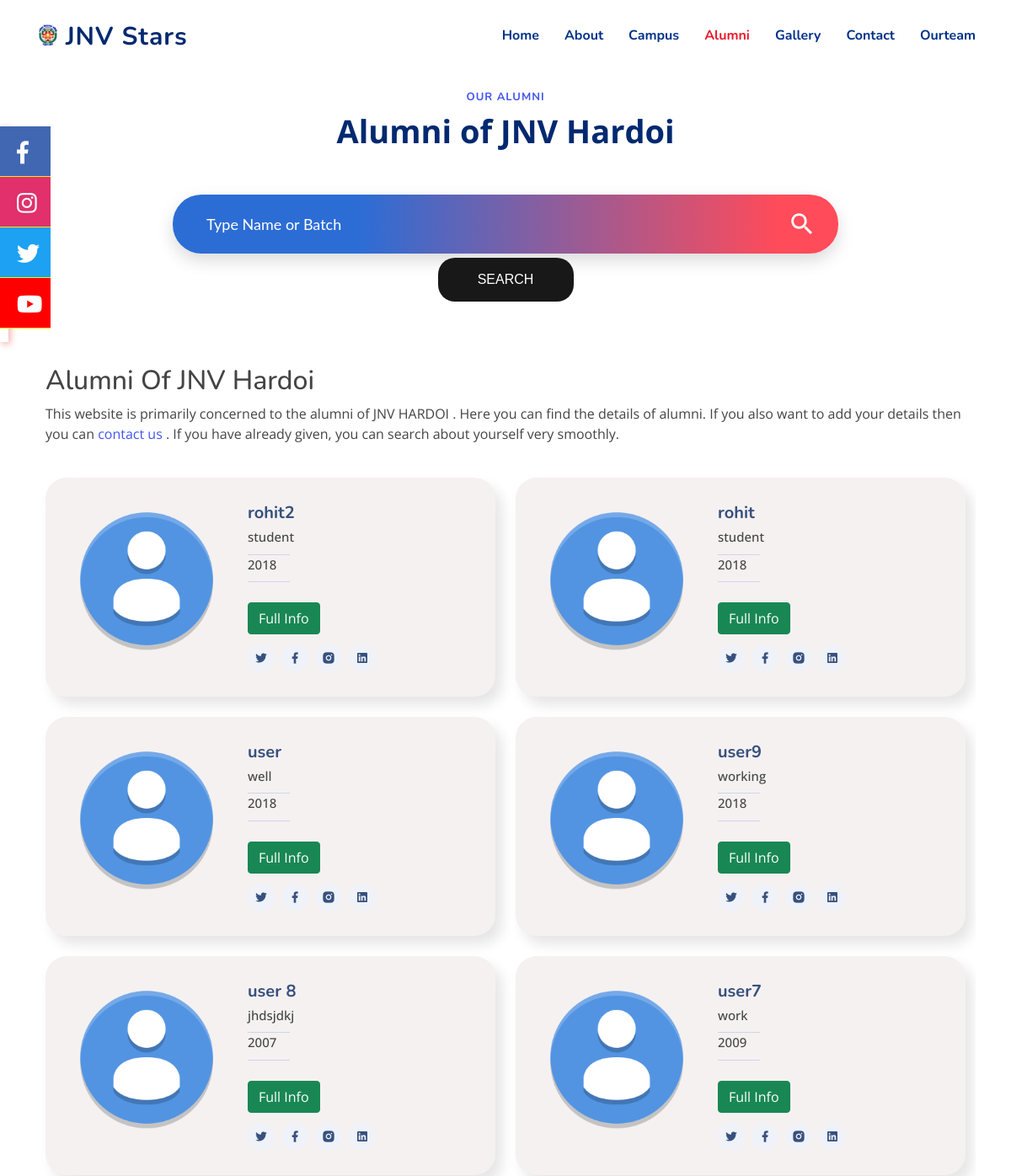
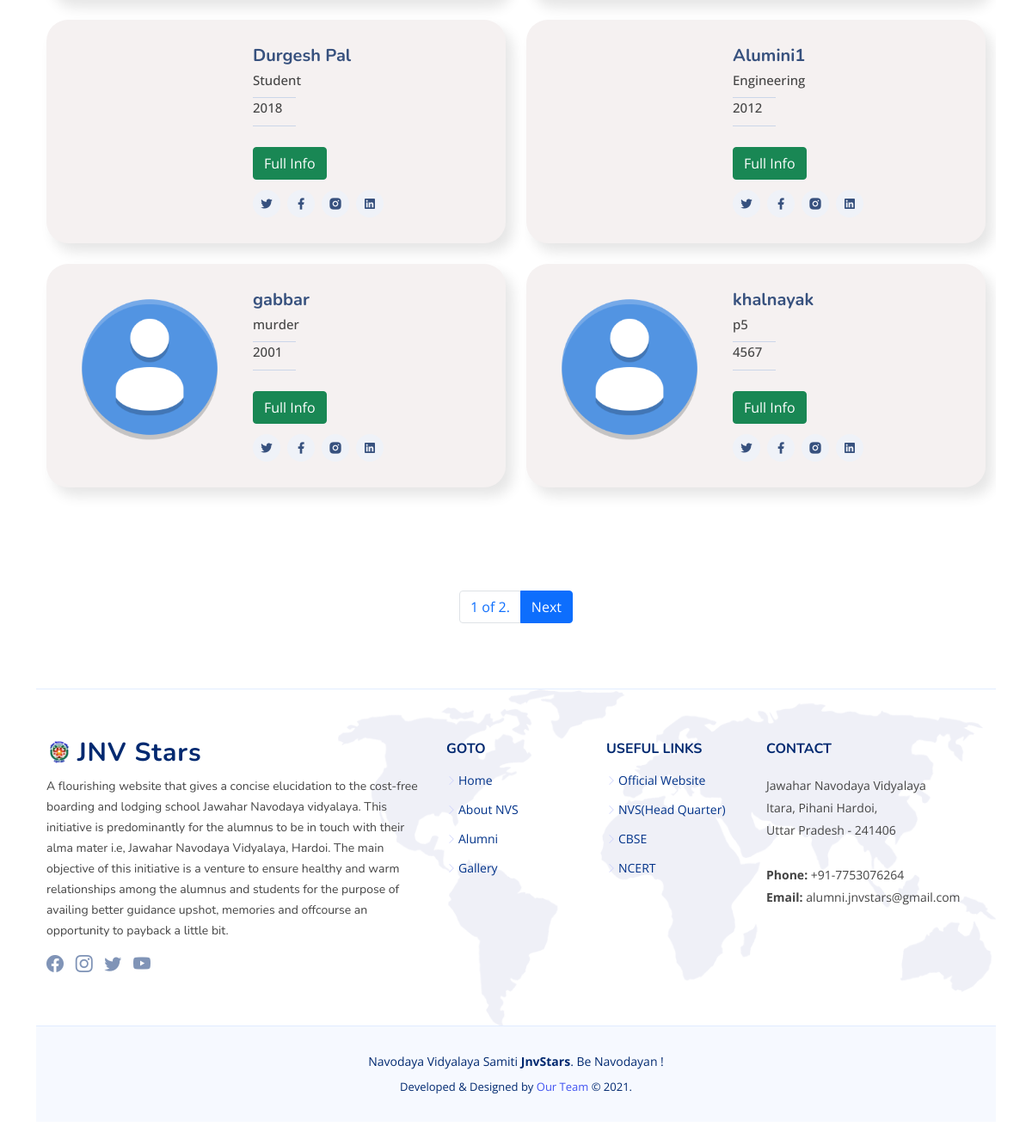
The page /alumini/ on the database its author committed (2 pictures, top to bottom).
### alumini/models.py (models this page shows, shortened)
class aluminies(models.Model):
    name = models.CharField(max_length=50, null=True)
    profession = models.CharField(max_length=70, null=True)
    batch = models.IntegerField( null=True)
    InSchool = models.CharField(max_length=50, null=True)
    bio = models.TextField(max_length=1000, null=True)
    alumini_image = models.ImageField(upload_to="images", default='img/dpic.png' ,null=True, blank=True)
    education = models.CharField(max_length=100, null=True)
    college = models.CharField(max_length=200, null=True)
    address = models.CharField(max_length=500, null=True)
    phone = models.IntegerField(max_length=10, null=True, blank=True)
    email = models.EmailField(max_length=100, null=True)
    twitter_link = models.URLField(blank=True, null=True)
    facebook_link = models.URLField(blank=True, null=True)
    insta_link = models.URLField(blank=True, null=True)
    linkdin_link = models.URLField(blank=True, null=True)
    date_created = models.DateTimeField(auto_now_add=True, null=True)
    class Meta:
        ordering = ["-date_created"]

### alumini/views.py (the view)
# urls.py: path('', include('alumini.urls')),
def alumini(request):
    alumni = aluminies.objects.all()   #.order_by('batch')
    paginator = Paginator(alumni, 10)  #we can set here "orphans" also
    alumni_num = request.GET.get('page')
    alumni_obj = paginator.get_page(alumni_num)
    return render(request, "alumini.html", {'alumni_obj': alumni_obj})

### templates/alumini.html (shortened to what this page needs)
{% extends 'main.html' %}
{% block content %}
{% load static %}
<section id="clients" class="clients">
    <div class="container" data-aos="fade-up">
      <header class="section-header">
        <br>
        <br>
        <h2>Our Alumni</h2>
        <p>Alumni of JNV Hardoi</p>
      </header>
      <div class="s010">
        <form method="get" action="/search">
          <div class="inner-form">
            <div class="basic-search">
              <div class="input-field">
                <input id="search" name="query" type="text" placeholder="Type Name or Batch" />
                <div class="icon-wrap">
                </div>
              </div>
            </div>
            <center><button class="btn-search">search</button></center>
          </div>
        </form>
      </div>
<section id="alumini" class="alumini section-bg">
  <div class="container" data-aos="fade-up">
    <div class="section-title">
      <h2>Alumni Of JNV Hardoi</h2>
      <p>This website is primarily concerned to the alumni of JNV HARDOI . Here you can find the details of alumni. If you also want to add your details then you can <a href="{% url 'contact' %}" >contact us </a>. If you have already given, you can search about yourself  very smoothly.</p>
    </div>
    <div class="row">
      {% for i in alumni_obj %}
      <div class="col-lg-6 mt-4 ">
        <div class="member d-flex align-items-start" data-aos="zoom-in" data-aos-delay="100">
          <div class="pic"><img src="{{i.alumini_image.url}}" class="img-fluid" alt=""></div>
          <div class="member-info">
            <h4>{{i.name}}</h4>
            <span>{{i.profession}}</span>
            <span>{{i.batch}}</span>
            <br>
            <a class="btn btn-success" href="/alumini/profile/{{i.id}}" role="button">Full Info</a>
            <div class="social">
              <a href="{{i.twitter_link}}"><i class="ri-twitter-fill"></i></a>
              <a href="{{i.facebook_link}}"><i class="ri-facebook-fill"></i></a>
              <a href="{{i.insta_link}}"><i class="ri-instagram-fill"></i></a>
              <a href="{{i.linkdin_link}}"> <i class="ri-linkedin-box-fill"></i> </a>
            </div>
          </div>
        </div>
      </div>
      {% endfor %}
  </div>
</section>
<section>
<nav aria-label="Page navigation example">
  <ul class="pagination justify-content-center">
    <li class="page-item"><a class="page-link"><span>{{ alumni_obj.number }}  of {{ alumni_obj.paginator.num_pages }}.</span></a></li>
    {% if alumni_obj.has_next %}
      <li class="page-item active">
        <a class="page-link" href="?page={{ alumni_obj.next_page_number }}">Next</a>
      </li>
    {% endif %}
  </ul>
</nav>
</section>
{% endblock %}

### templates/main.html (shortened to what this page needs)
{% load static %}
<!DOCTYPE html>
<html lang="en">
<head>
  <link rel="stylesheet" href="https://use.fontawesome.com/releases/v5.2.0/css/all.css"
>
  <link href="{% static 'vendor/bootstrap/css/bootstrap.min.css' %}" rel="stylesheet">
  <link href="{% static 'vendor/bootstrap-icons/bootstrap-icons.css' %}" rel="stylesheet">
  <link href="{% static 'vendor/aos/aos.css' %}" rel="stylesheet">
  <link href="{% static 'vendor/remixicon/remixicon.css' %}" rel="stylesheet">
  <link href="{% static 'vendor/swiper/swiper-bundle.min.css' %}" rel="stylesheet">
  <link href="{% static 'vendor/glightbox/css/glightbox.min.css' %}" rel="stylesheet">
  <link href="{% static 'css/alumini.css' %}" rel="stylesheet" />
  <link href="{% static 'css/card.css' %}" rel="stylesheet" />
  <link href="{% static 'css/style.css' %}" rel="stylesheet">
  <link href="{% static 'css/search.css' %}" rel="stylesheet">
  <link href="{% static 'css/ourteam.css' %}" rel="stylesheet" />
</head>
<body>
  <header id="header" class="header fixed-top">
    <div class="container-fluid container-xl d-flex align-items-center justify-content-between">
      <a href="{% url 'index' %}" class="logo d-flex align-items-center">
        <img src="{% static 'img/logo.png' %}" alt="logo">
        <span>JNV Stars</span>
      </a>
      {% include 'navbar.html' %}
    </div>
  </header>
  {% include 'social.html' %}
                      {% block content %}
                       {% endblock %}
   {% include 'footer.html' %}
</body>
</html>

### templates/navbar.html (shortened to what this page needs)
{% load static %}
{% url 'index' as index %}
{% url 'campus' as campus %}
{% url 'alumini' as alumini %}
{% url 'about' as about %}
{% url 'gallery' as gallery %}
{% url 'contact' as contact %}
{% url 'ourteam' as ourteam %}
<nav id="navbar" class="navbar">
    <ul>
      <li><a class="nav-link scrollto {% if request.path == index %} active {% endif %}" href="{% url 'index' %}">Home</a></li>
      <li><a class="nav-link scrollto {% if request.path == about %} active {% endif %}" href="{% url 'about' %}">About</a></li>
      <li><a class="nav-link scrollto {% if request.path == campus %} active {% endif %}" href="{% url 'campus' %}">Campus</a></li>
      <li><a class="nav-link scrollto {% if request.path == alumini %} active {% endif %}" href="{% url 'alumini' %}">Alumni</a></li>
      <li><a class="nav-link scrollto  {% if request.path == gallery %} active {% endif %}" href="{% url 'gallery' %}">Gallery</a></li>
      <li><a class="nav-link scrollto {% if request.path == contact %} active {% endif %}" href="{% url 'contact' %}">Contact</a></li>
      <li><a class="nav-link scrollto {% if request.path == ourteam %} active {% endif %}" href="{% url 'ourteam' %}">Ourteam</a></li>
    </ul>
  </nav>

### templates/social.html (shortened to what this page needs)
  <div class="socialmed">
    <ul type="none" class="p-0 text-decoration-none">
      <li><a href="https://www.facebook.com/JNV-Stars-106622461646035" target="_blank" class=""><i
            class="fab fa-facebook-f"></i><span>Facebook</span></a></li>
            <li><a href="https://instagram.com/alumni.jnvstars" target="_blank"><i
                class="fab fa-instagram"></i><span>Instagram</span></a></li>
      <li><a href="https://twitter.com/alumni_jnvstars" target="_blank"><i class="fab fa-twitter"></i><span>Twitter</span></a></li>
       <li><a href="https://www.youtube.com/channel/UCGCUPqffmf0GC44KCrzzq8g" target="_blank"><i
            class="fab fa-youtube"></i><span>Youtube</span></a></li>
    </ul>
  </div>

### templates/footer.html
{% load static %}
<footer id="footer" class="footer">
    <div class="footer-top">
      <div class="container">
        <div class="row gy-4">
          <div class="col-lg-5 col-md-12 footer-info">
            <a href="{% url 'index' %}" class="logo d-flex align-items-center">
              <img src="{% static 'img/logo.png' %}" alt="">
              <span>JNV Stars</span>
            </a>
            <p>A flourishing website that gives a concise elucidation to the cost-free boarding and lodging school Jawahar Navodaya vidyalaya.
              This initiative is predominantly for the alumnus to be in touch with their alma mater i.e, Jawahar Navodaya Vidyalaya, Hardoi. The main objective of this initiative is a venture to ensure healthy and warm relationships among the alumnus and students for the purpose of availing better guidance upshot, memories and offcourse an opportunity to payback a little bit.</p>
            <div class="social-links mt-3">
              <a href="https://www.facebook.com/JNV-Stars-106622461646035" target="_blank" class="facebook"><i class="bi bi-facebook"></i></a>
              <a href="https://instagram.com/alumni.jnvstars" target="_blank" class="instagram"><i class="bi bi-instagram bx bxl-instagram"></i></a>
              <a href="https://twitter.com/alumni_jnvstars" target="_blank" class="twitter"><i class="bi bi-twitter"></i></a>
              <a href="https://www.youtube.com/channel/UCGCUPqffmf0GC44KCrzzq8g" target="_blank" class="youtube"><i class="bi bi-youtube"></i></a>
            </div>
          </div>
          <div class="col-lg-2 col-6 footer-links">
            <h4>GOTO</h4>
            <ul>
              <li><i class="bi bi-chevron-right"></i> <a href="{% url 'index' %}">Home</a></li>
              <li><i class="bi bi-chevron-right"></i> <a href="{% url 'about' %}">About NVS</a></li>
              <li><i class="bi bi-chevron-right"></i> <a href="{% url 'alumini' %}">Alumni</a></li>
              <li><i class="bi bi-chevron-right"></i> <a href="{% url 'gallery' %}">Gallery</a></li>
            </ul>
          </div>
          <div class="col-lg-2 col-6 footer-links">
            <h4>Useful Links</h4>
            <ul>
              <li><i class="bi bi-chevron-right"></i> <a href="https://www.navodaya.gov.in/nvs/nvs-school/HARDOI/en/home/">Official Website</a></li>
              <li><i class="bi bi-chevron-right"></i> <a href="https://navodaya.gov.in/nvs/en/Home1">NVS(Head Quarter)</a></li>
              <li><i class="bi bi-chevron-right"></i> <a href="https://www.cbse.gov.in/">CBSE</a></li>
              <li><i class="bi bi-chevron-right"></i> <a href="https://ncert.nic.in/">NCERT</a></li>
            </ul>
          </div>
          <div class="col-lg-3 col-md-12 footer-contact text-center text-md-start">
            <h4>Contact </h4>
            <p>
              Jawahar Navodaya Vidyalaya <br>
              Itara, Pihani
              Hardoi, <br>
              Uttar Pradesh - 241406 <br><br>
              <strong>Phone:</strong> +91-7753076264<br>
              <strong>Email:</strong> alumni.jnvstars@gmail.com<br>
            </p>
          </div>
        </div>
      </div>
    </div>
    <div class="container">
      <div class="copyright">
        Navodaya Vidyalaya Samiti <strong><span>JnvStars</span></strong>. Be Navodayan !
      </div>
      <div class="credits">
         Developed & Designed by <a href="/ourteam">Our Team</a> &copy; 2021.
      </div>
    </div>
  </footer>

### static/css/alumini.css (style rules this page uses)
.alumini .member { position: relative; box-shadow: 8px 10px 15px rgba(0, 0, 0, 0.1); padding: 30px; border-radius: 25px; background: rgb(245, 241, 241); transition: 0.5s; }
.alumini .member .pic { overflow: hidden; width: 180px; border-radius: 50%; }
.alumini .member .pic img { transition: ease-in-out 0.3s; }
.alumini .member .member-info { padding-left: 30px; }
.alumini .member h4 { font-weight: 700; margin-bottom: 5px; font-size: 20px; color: #37517e; }
.alumini .member span { display: block; font-size: 15px; padding-bottom: 10px; position: relative; font-weight: 500; }
.alumini .member span::after { content: ''; position: absolute; display: block; width: 50px; height: 1px; background: #cbd6e9; bottom: 0; left: 0; }
.alumini .member .social { margin-top: 12px; display: flex; align-items: center; justify-content: flex-start; }
.alumini .member .social a { transition: ease-in-out 0.3s; display: flex; align-items: center; justify-content: center; border-radius: 50px; width: 32px; height: 32px; background: #eff2f8; }
.alumini .member .social a i { color: #37517e; font-size: 16px; margin: 0 2px; }
.alumini .member .social a + a { margin-left: 8px; }

### static/css/style.css (style rules this page uses)
:root { scroll-behavior: smooth; }
body { font-family: "Open Sans", sans-serif; color: #444444; }
a { color: #4154f1; text-decoration: none; }
h1, h2, h3, h4, h5, h6 { font-family: "Nunito", sans-serif; }
section { padding: 60px 0; overflow: hidden; }
.section-header { text-align: center; padding-bottom: 40px; }
.section-header h2 { font-size: 13px; letter-spacing: 1px; font-weight: 700; margin: 0; color: #4154f1; text-transform: uppercase; }
.section-header p { margin: 10px 0 0 0; padding: 0; font-size: 38px; line-height: 42px; font-weight: 700; color: #012970; }
.header { transition: all 0.5s; z-index: 997; padding: 20px 0; }
.header .logo { line-height: 0; }
.header .logo img { max-height: 40px; margin-right: 6px; }
.header .logo span { font-size: 30px; font-weight: 700; letter-spacing: 1px; color: #012970; font-family: "Nunito", sans-serif; margin-top: 3px; }
.navbar { padding: 0; }
.navbar ul { margin: 0; padding: 0; display: flex; list-style: none; align-items: center; }
.navbar li { position: relative; }
.navbar a { display: flex; align-items: center; justify-content: space-between; padding: 10px 0 10px 30px; font-family: "Nunito", sans-serif; font-size: 16px; font-weight: 700; color: #013289; white-space: nowrap; transition: 0.3s; }
.navbar a:hover, .navbar .active, .navbar li:hover > a { color: #e71a2b; }
.footer { background: #f6f9ff; padding: 0 0 30px 0; font-size: 14px; }
.footer .footer-top { background: white url(../img/footer-bg.png) no-repeat right top; background-size: contain; border-top: 1px solid #e1ecff; border-bottom: 1px solid #e1ecff; padding: 60px 0 30px 0; }
.footer .footer-top .footer-info { margin-bottom: 30px; }
.footer .footer-top .footer-info .logo { line-height: 0; margin-bottom: 15px; }
.footer .footer-top .footer-info .logo img { max-height: 40px; margin-right: 6px; }
.footer .footer-top .footer-info .logo span { font-size: 30px; font-weight: 700; letter-spacing: 1px; color: #012970; font-family: "Nunito", sans-serif; margin-top: 3px; }
.footer .footer-top .footer-info p { font-size: 14px; line-height: 24px; margin-bottom: 0; font-family: "Nunito", sans-serif; }
.footer .footer-top .social-links a { font-size: 20px; display: inline-block; color: rgba(1, 41, 112, 0.5); line-height: 0; margin-right: 10px; transition: 0.3s; }
.footer .footer-top h4 { font-size: 16px; font-weight: bold; color: #012970; text-transform: uppercase; position: relative; padding-bottom: 12px; }
.footer .footer-top .footer-links { margin-bottom: 30px; }
.footer .footer-top .footer-links ul { list-style: none; padding: 0; margin: 0; }
.footer .footer-top .footer-links ul i { padding-right: 2px; color: #d0d4fc; font-size: 12px; line-height: 0; }
.footer .footer-top .footer-links ul li { padding: 10px 0; display: flex; align-items: center; }
.footer .footer-top .footer-links ul li:first-child { padding-top: 0; }
.footer .footer-top .footer-links ul a { color: #013289; transition: 0.3s; display: inline-block; line-height: 1; }
.footer .footer-top .footer-contact p { line-height: 26px; }
.footer .copyright { text-align: center; padding-top: 30px; color: #012970; }
.footer .credits { padding-top: 10px; text-align: center; font-size: 13px; color: #012970; }

### rows shown on the page
aluminies: alumini_image (picture), name "rohit2", profession "student", batch "2018"
aluminies: alumini_image (picture), name "rohit", profession "student", batch "2018"
aluminies: alumini_image (picture), name "user", profession "well", batch "2018"
aluminies: alumini_image (picture), name "user9", profession "working", batch "2018"
aluminies: alumini_image (picture), name "user 8", profession "jhdsjdkj", batch "2007"
aluminies: alumini_image (picture), name "user7", profession "work", batch "2009"
aluminies: name "Durgesh Pal", profession "Student", batch "2018"
aluminies: name "Alumini1", profession "Engineering", batch "2012"
aluminies: alumini_image (picture), name "gabbar", profession "murder", batch "2001"
aluminies: alumini_image (picture), name "khalnayak", profession "p5", batch "4567"

### other values the page prints
{{ alumni_obj.number }} "1"
{{ alumni_obj.paginator.num_pages }} "2"
